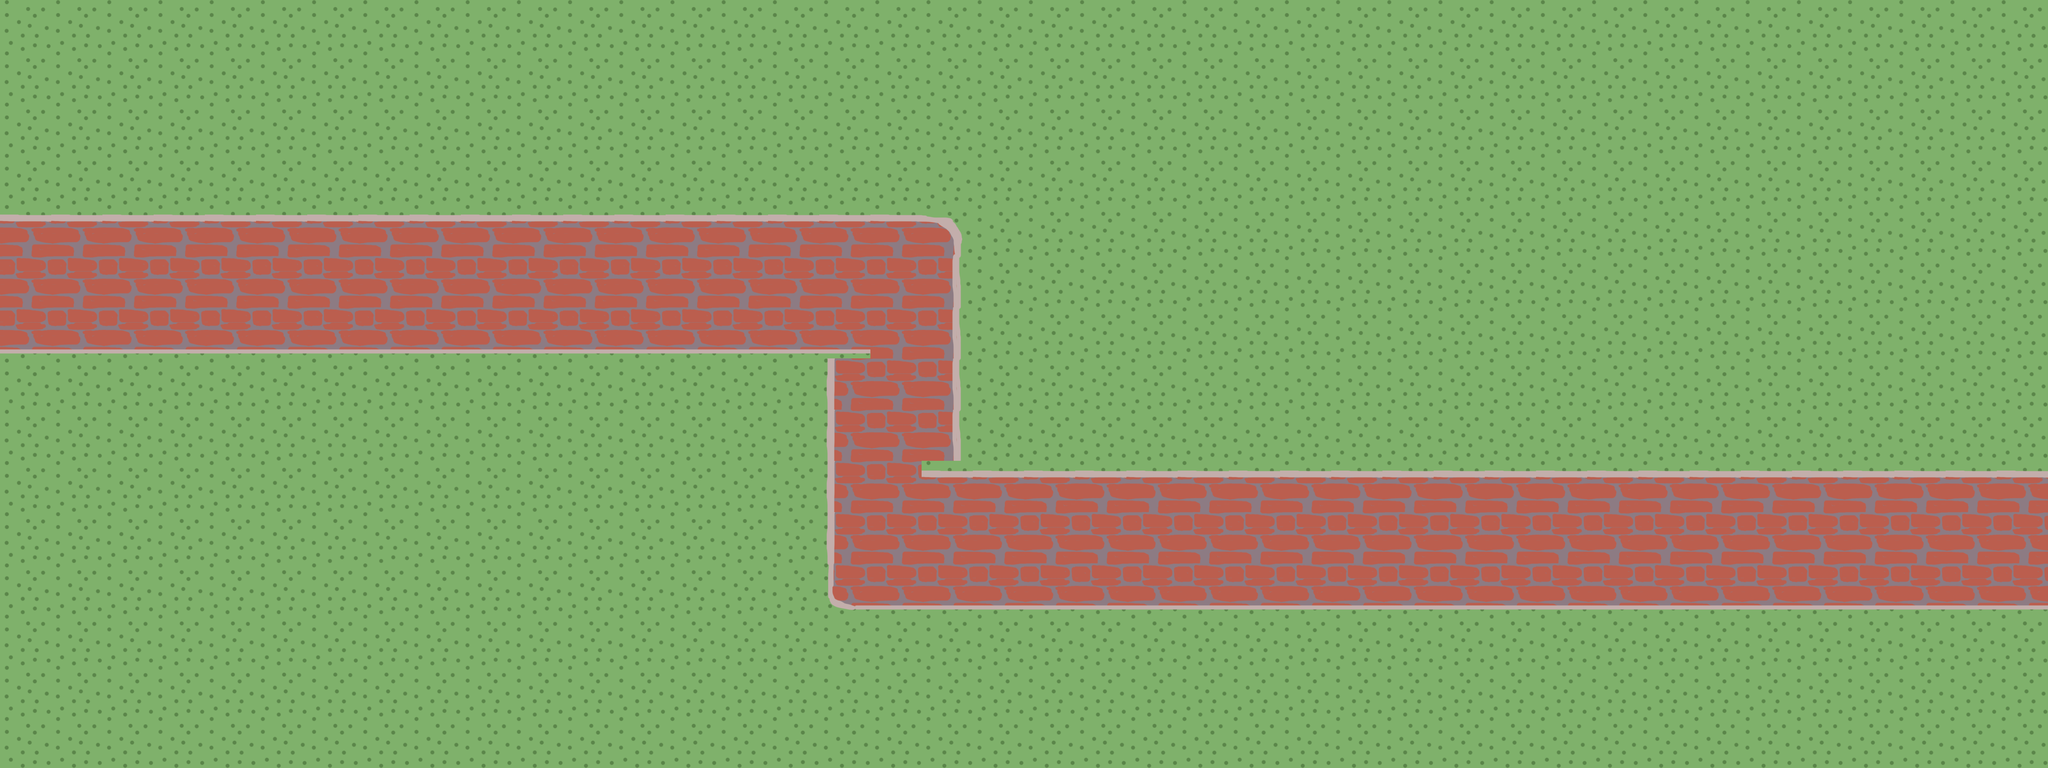

A level layout from a 2D game, rendered from its tile map. Below: a short description, then the map file with tile-grid data replaced by summaries:
An orthogonal 40x15 tile map with 128x128 px tiles, 2 tile layers (background, foreground), 2 tilesets and 6 objects (4x minion, PlayerEntity, CoinEntity).

<map version="1.0" orientation="orthogonal" renderorder="right-down" width="40" height="15" tilewidth="128" tileheight="128" nextobjectid="9">
 <tileset firstgid="1" name="bricks" tilewidth="128" tileheight="128">
  <image source="../img/map/bricks.png" width="384" height="384" />
 </tileset>
 <tileset firstgid="10" name="grass" tilewidth="128" tileheight="128">
  <image source="../img/map/grass.png" width="128" height="128" />
 </tileset>
 <layer name="background" width="40" height="15">
  <data>[600 cells, 600 non-empty, 1 distinct tile ids]</data>
 </layer>
 <layer name="foreground" width="40" height="15">
  <data>[600 cells, 135 non-empty, 7 distinct tile ids]</data>
 </layer>
 <objectgroup name="mainPlayer">
  <properties>
   <property name="framewidth" value="64" />
   <property name="image" value="gripe_run_right" />
  </properties>
  <object id="1" name="mainPlayer" type="PlayerEntity" x="1935.1" y="443.213" width="64" height="64">
   <properties>
    <property name="framewidth" value="64" />
    <property name="image" value="main_character" />
   </properties>
  </object>
 </objectgroup>
 <objectgroup name="coinEntity">
  <object id="2" name="CoinEntity" x="2556.39" y="569.846" width="32" height="32">
   <properties>
    <property name="framewidth" value="32" />
    <property name="image" value="spinning_coin_gold" />
   </properties>
  </object>
  <object id="6" name="EnemyEntity" type="minion" x="1462.21" y="700.093" width="557.974" height="64">
   <properties>
    <property name="image" value="big_bug" />
   </properties>
  </object>
  <object id="7" name="EnemyEntity" type="minion" x="1410.76" y="173.778" width="557.974" height="64">
   <properties>
    <property name="image" value="mai_bug" />
   </properties>
  </object>
  <object id="8" name="EnemyEntity" type="minion" x="2471.31" y="1095.82" width="557.974" height="64">
   <properties>
    <property name="image" value="big_bug" />
   </properties>
  </object>
 </objectgroup>
 <objectgroup name="enemyEntity">
  <object id="5" name="EnemyEntity" type="minion" x="2370.4" y="427.384" width="557.974" height="64">
   <properties>
    <property name="image" value="mai_bug" />
   </properties>
  </object>
 </objectgroup>
</map>